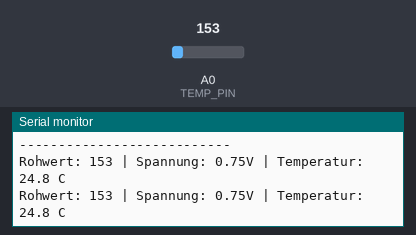
Simulated run of this sketch. Board: Arduino Uno, built with avr-gcc and run on an emulated ATmega328P. Shown: the last lines printed to the serial monitor. Inputs (shaded band) come from the test bench; at power-on: A0 (TEMP_PIN) = 153.

Above: at 1.8 s.
1.9 s: A0 (TEMP_PIN) set to 165
At 2.7 s:
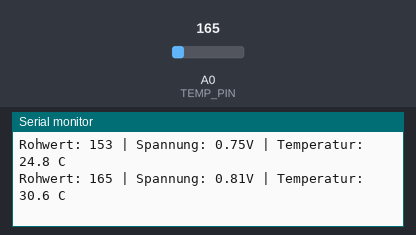
3.4 s: A0 (TEMP_PIN) set to 175
At 4.9 s:
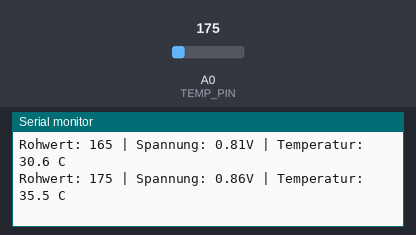
Timing chart, 0 to 6.4 s (numbered marks = the images above; inputs shaded):
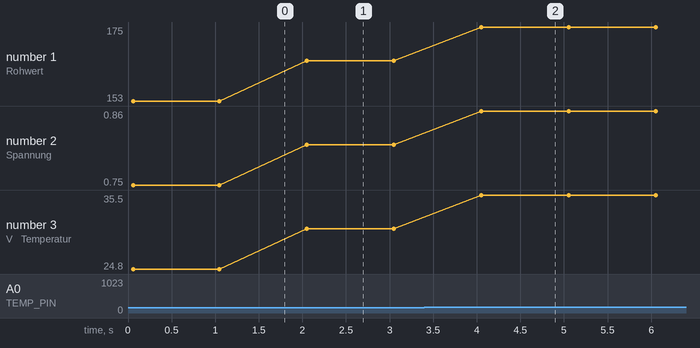

Measured:
- after the input at 1.9 s, the serial monitor: prints a new line after 0.15 s (image 1)
- after the input at 3.4 s, the serial monitor: prints a new line after 0.65 s (image 2)
- plotted number 1: 153 → 165 after the input at 1.9 s, 165 → 175 after the input at 3.4 s
- plotted number 2: 0.75 → 0.81 after the input at 1.9 s, 0.81 → 0.86 after the input at 3.4 s
- plotted number 3: 24.8 → 30.6 after the input at 1.9 s, 30.6 → 35.5 after the input at 3.4 s

The sketch:

temperatur_serial.ino
```cpp
/*
 * Projekt 24: Temperaturanzeige Serial Monitor
 * Temperatur wird mit TMP36 gemessen und in Celsius ausgegeben.
 *
 * Schaltung:
 * - TMP36: Links +5V, Mitte A0, Rechts GND
 */

const int TEMP_PIN = A0;

void setup() {
  Serial.begin(9600);
  Serial.println("Temperaturmessung mit TMP36");
  Serial.println("---------------------------");
}

void loop() {
  int sensorWert = analogRead(TEMP_PIN);
  float spannung = sensorWert * (5.0 / 1023.0);
  float temperatur = (spannung - 0.5) * 100.0;

  Serial.print("Rohwert: ");
  Serial.print(sensorWert);
  Serial.print(" | Spannung: ");
  Serial.print(spannung, 2);
  Serial.print("V | Temperatur: ");
  Serial.print(temperatur, 1);
  Serial.println(" C");

  delay(1000);
}
```
